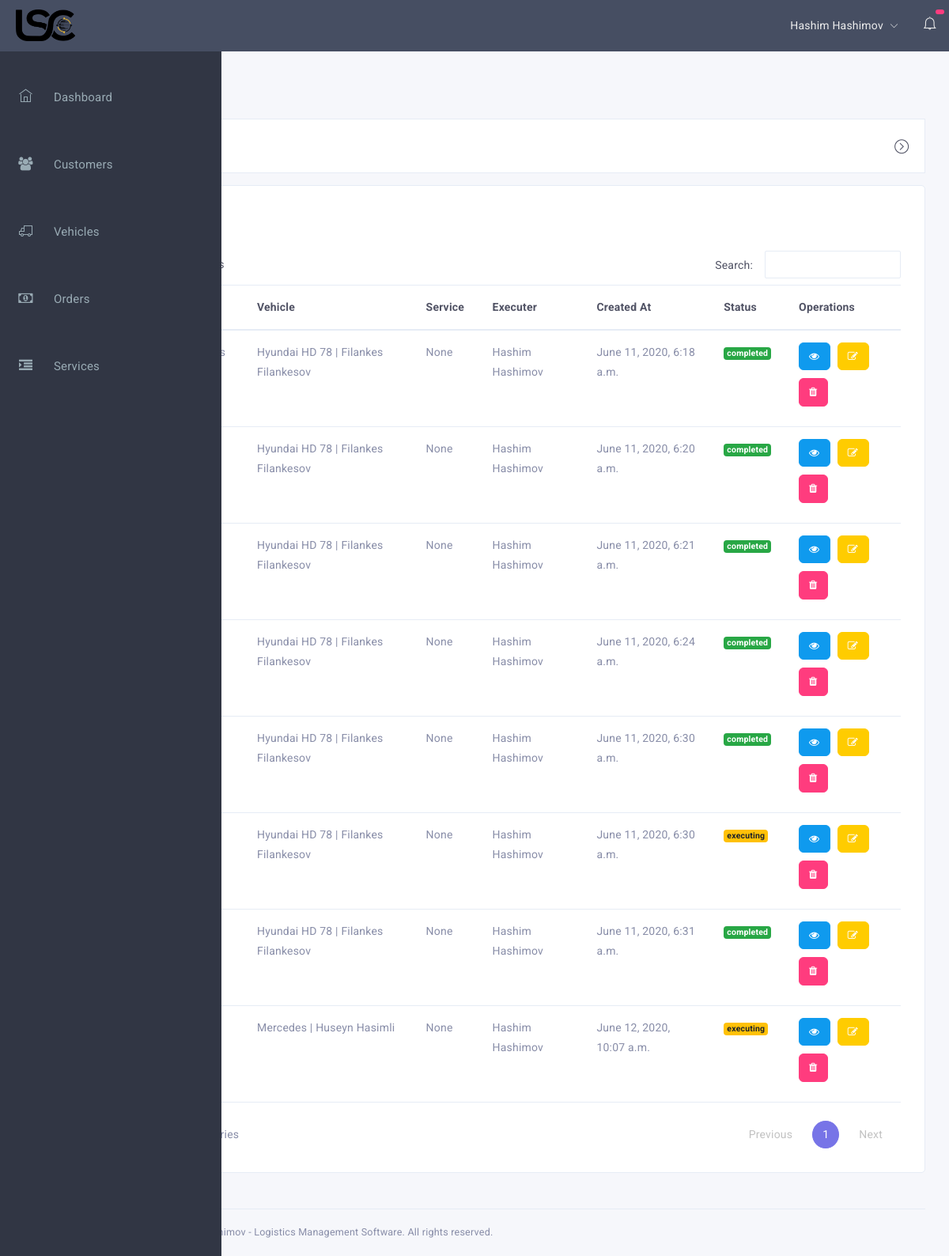
The app's page /orders (signed in) with its own data.
### orders/models.py (models this page shows, shortened)
class Order(models.Model):
    STATUS = (
        ('pending', 'Pending'),
        ('executing', 'Executing'),
        ('completed', 'Completed'),
        ('cancelled', 'Cancelled')
    )
    PAYMENT = (
        ('Cash', 'Cash'),
        ('Credit Card', 'Credit Card')
    )
    customer = models.ForeignKey(Customer, on_delete=models.SET_NULL, null=True)
    vehicle = models.ForeignKey(Vehicle, on_delete=models.SET_NULL, null=True)
    created_at = models.DateTimeField(auto_now_add=True)
    updated_at = models.DateTimeField(auto_now=True)
    status = models.CharField(max_length=255, choices=STATUS)
    price_purchase = models.DecimalField(max_digits=10, decimal_places=2)
    price_selling = models.DecimalField(max_digits=10, decimal_places=2, null=True, blank=True)
    executer = models.ForeignKey(User, on_delete=models.SET_NULL, null=True)
    service = models.ManyToManyField(Service)
    notes = models.TextField(null=True, blank=True)
    start = models.CharField(max_length=255, null=True, blank=True)
    destination = models.CharField(max_length=255, null=True, blank=True)
    payment_type = models.CharField(max_length=255, choices=PAYMENT, null=True, blank=True)
    qaime_no = models.CharField(max_length=255, null=True, blank=True)

### vehicles/models.py (models this page shows, shortened)
class Vehicle(models.Model):
    TYPES = (
        ('Evakuator', 'Evakuator'),
        ('Refrigerator', 'Refrigerator'),
    )
    STATUS = (
        ('On The Way', 'On The Way'),
        ('Free', 'Free')
    )
    type_car = models.CharField(max_length=255, choices=TYPES)
    person = models.CharField(max_length=255)
    phone1 = models.CharField(max_length=25)
    phone2 = models.CharField(max_length=25, null=True, blank=True)
    phone3 = models.CharField(max_length=25, null=True, blank=True)
    model = models.CharField(max_length=255, null=True, blank=True)
    no = models.CharField(max_length=15)
    evakuator_type = models.CharField(max_length=255, null=True, blank=True)
    capacity = models.CharField(max_length=255, null=True, blank=True)
    area = models.CharField(max_length=255, null=True, blank=True)
    notes = models.TextField(null=True, blank=True)
    length = models.CharField(max_length=255, null=True, blank=True)
    status = models.CharField(max_length=255, choices=STATUS, default="Free")
    updated_by = models.ForeignKey(User, on_delete=models.SET_NULL, null=True, blank=True)
    def __str__(self):
        return self.person + ' ' + self.model

### orders/views.py (the view)
# urls.py: path('orders', include('orders.urls')),
@login_required(login_url='/login')
def orders(request):
    orders = Order.objects.all()
    myFilter = OrderFilter(request.GET, queryset=orders)
    orders = myFilter.qs
    context = {
        'orders': orders,
        'filter': myFilter
    }
    return render(request, 'orders/index.html', context)

### customers/models.py (called while the page is built)
    def __str__(self):
        return self.name

### services/models.py (called while the page is built)
    def __str__(self):
        return self.name

### templates/orders/index.html (shortened to what this page needs)
{% extends 'base.html' %}
{% load static %}
{% load crispy_forms_tags %}
{% block extraCss %}
<link rel="stylesheet" href="{% static 'css/jquery.dataTables.css' %}">
{% endblock %}
{% block content %}
<div class="main-content">
    <div class="container-fluid">
        <div class="page-title">
            <h4>Orders</h4>
        </div>
        <div class="row">
            <div class="col-md-12">
                <div id="accordion-1" class="accordion panel-group" role="tablist" aria-multiselectable="true">
                    <div class="panel panel-default">
                        <div class="panel-heading" role="tab" id="headingOne">
                            <h4 class="panel-title">
                                    <a data-toggle="collapse" data-parent="#accordion-1" href="#collapseOne" aria-expanded="false" class="collapsed">
                                        <span>Filter</span>
                                        <i class="icon ti-arrow-circle-down"></i>
                                    </a>
                                </h4>
                        </div>
                    </div>
                </div>
            </div>
            <div class="col-md-12">
                <div class="card">
                    <div class="card-block">
                        <div class="table-overflow">
                            <div class="row">
                                <div class="col-md-12">
                                    <a href="{% url 'addOrder' %}" class="btn btn-primary"> Add</a>
                                </div>
                            </div>
                            <table id="dt-opt" class="table table-lg table-hover">
                                <thead>
                                    <tr>
                                        <th>Vehicle</th>
                                        <th>Service</th>
                                        <th>Executer</th>
                                        <th>Created At</th>
                                        <th>Status</th>
                                        <th>Operations</th>
                                    </tr>
                                </thead>
                                <tbody>
                                    {% for order in orders %}
                                    <tr>
                                        <td>{{ order.id }}</td>
                                        <td>{{ order.customer.name }}</td>
                                        <td>{{ order.vehicle.model }} | {{ order.vehicle.person }}</td>
                                        <td>{{ order.service.name }}</td>
                                        <td>{{ order.executer.first_name }} {{ order.executer.last_name }}</td>
                                        <td>{{ order.created_at }}</td>
                                        <td>
                                            <span class="badge badge-{% if order.status == 'completed' %}success{% endif %}{% if order.status == 'executing' %}warning{% endif %}">
                                                {{ order.status }}
                                            </span>
                                        </td>
                                        <td>
                                            <a href="{% url 'detailOrder' order.id %}" class="btn btn-sm btn-info"><i class="fa fa-eye"></i></a>
                                            <a href="{% url 'editOrder' order.id %}" class="btn btn-sm btn-warning"><i class="fa fa-edit"></i></a>
                                            <a href="{% url 'deleteOrder' order.id %}" class="btn btn-sm btn-danger"><i class="fa fa-trash"></i></a>
                                        </td>
                                    </tr>
                                    {% endfor %}
                                </tbody>
                            </table>
                        </div>
                    </div>
                </div>
            </div>
        </div>
    </div>
</div>
{% endblock %}

### templates/base.html (shortened to what this page needs)
{% load static %}
{% load crispy_forms_tags %}
<!DOCTYPE html>
<html>
<head>
    <link rel="stylesheet" href="{% static 'css/bootstrap.css' %}" />
    <link rel="stylesheet" href="{% static 'css/pace-theme-minimal.css'%}" />
    <link rel="stylesheet" href="{% static 'css/perfect-scrollbar.min.css'%}" />
    {% block extraCss %}
    {% endblock %}
    <link href="{% static 'css/ei-icon.css'%}" rel="stylesheet">
    <link href="{% static 'css/themify-icons.css' %}" rel="stylesheet">
    <link href="{% static 'css/font-awesome.min.css' %}" rel="stylesheet">
    <link href="{% static 'css/animate.min.css' %}" rel="stylesheet">
    <link href="{% static 'css/app.css' %}" rel="stylesheet">
</head>
<body>
    <div class="app header-dark side-nav-dark">
        <div class="layout">
            <div class="side-nav">
                <div class="side-nav-inner">
                    <div class="side-nav-logo">
                        <a href="{% url 'dashboard' %}">
                            <div class="logo logo-white" style="background-image: url('/static/images/lsc.png')"></div>
                        </a>
                    </div>
                    <ul class="side-nav-menu scrollable">
                        <li class="nav-item {% if dashboard %} open {% endif %}">
                            <a class="mrg-top-30" href="{% url 'dashboard' %}">
                                <span class="icon-holder">
										<i class="ti-home"></i>
									</span>
                                <span class="title">Dashboard</span>
                            </a>
                        </li>
                        <li class="nav-item">
                            <a class="mrg-top-30" href="{% url 'customers' %}">
                                <span class="icon-holder">
										<i class="fa fa-users"></i>
									</span>
                                <span class="title">Customers</span>
                            </a>
                        </li>
                        <li class="nav-item">
                            <a class="mrg-top-30" href="{% url 'vehicles' %}">
                                <span class="icon-holder">
										<i class="ti-truck"></i>
									</span>
                                <span class="title">Vehicles</span>
                            </a>
                        </li>
                        <li class="nav-item">
                            <a class="mrg-top-30" href="{% url 'orders' %}">
                                <span class="icon-holder">
										<i class="fa fa-money"></i>
									</span>
                                <span class="title">Orders</span>
                            </a>
                        </li>
                        <li class="nav-item">
                            <a class="mrg-top-30" href="{% url 'services' %}">
                                <span class="icon-holder">
										<i class="fa fa-indent"></i>
									</span>
                                <span class="title">Services</span>
                            </a>
                        </li>
                    </ul>
                </div>
            </div>
            <div class="page-container">
                <div class="header navbar">
                    <div class="header-container">
                        <ul class="nav-left">
                            <li>
                                <a class="side-nav-toggle" href="javascript:void(0);">
                                </a>
                            </li>
                        </ul>
                        <ul class="nav-right">
                            <li class="user-profile dropdown">
                                <a href="" class="dropdown-toggle" data-toggle="dropdown">
                                    <div class="user-info">
                                        <span class="name pdd-right-5">{{ request.user.first_name }} {{ request.user.last_name }}</span>
                                        <i class="ti-angle-down font-size-10"></i>
                                    </div>
                                </a>
                            </li>
                            <li class="notifications dropdown">
                                <span class="counter"></span>
                                <a href="" class="dropdown-toggle" data-toggle="dropdown">
                                    <i class="ti-bell"></i>
                                </a>
                            </li>
                        </ul>
                    </div>
                </div>
                {% block content %}
                {% endblock %}
                <footer class="content-footer">
                    <div class="footer">
                        <div class="copyright">
                            <span>Copyright © 2020 <b class="text-dark"></b>Hashim Hashimov - Logistics Management Software. All rights reserved.</span>
                        </div>
                    </div>
                </footer>
            </div>
        </div>
    </div>
</body>
</html>

### records on screen
Order: vehicle.model "Hyundai HD 78", vehicle.person "Filankes Filankesov", service.name "None", executer.first_name "Hashim", executer.last_name "Hashimov", created_at "June 11, 2020, 6:18 a.m.", status "completed"
Order: vehicle.model "Hyundai HD 78", vehicle.person "Filankes Filankesov", service.name "None", executer.first_name "Hashim", executer.last_name "Hashimov", created_at "June 11, 2020, 6:20 a.m.", status "completed"
Order: vehicle.model "Hyundai HD 78", vehicle.person "Filankes Filankesov", service.name "None", executer.first_name "Hashim", executer.last_name "Hashimov", created_at "June 11, 2020, 6:21 a.m.", status "completed"
Order: vehicle.model "Hyundai HD 78", vehicle.person "Filankes Filankesov", service.name "None", executer.first_name "Hashim", executer.last_name "Hashimov", created_at "June 11, 2020, 6:24 a.m.", status "completed"
Order: vehicle.model "Hyundai HD 78", vehicle.person "Filankes Filankesov", service.name "None", executer.first_name "Hashim", executer.last_name "Hashimov", created_at "June 11, 2020, 6:30 a.m.", status "completed"
Order: vehicle.model "Hyundai HD 78", vehicle.person "Filankes Filankesov", service.name "None", executer.first_name "Hashim", executer.last_name "Hashimov", created_at "June 11, 2020, 6:30 a.m.", status "executing"
Order: vehicle.model "Hyundai HD 78", vehicle.person "Filankes Filankesov", service.name "None", executer.first_name "Hashim", executer.last_name "Hashimov", created_at "June 11, 2020, 6:31 a.m.", status "completed"
Order: vehicle.model "Mercedes", vehicle.person "Huseyn Hasimli", service.name "None", executer.first_name "Hashim", executer.last_name "Hashimov", created_at "June 12, 2020, 10:07 a.m.", status "executing"

### other values on screen
{{ request.user.first_name }} "Hashim"
{{ request.user.last_name }} "Hashimov"
